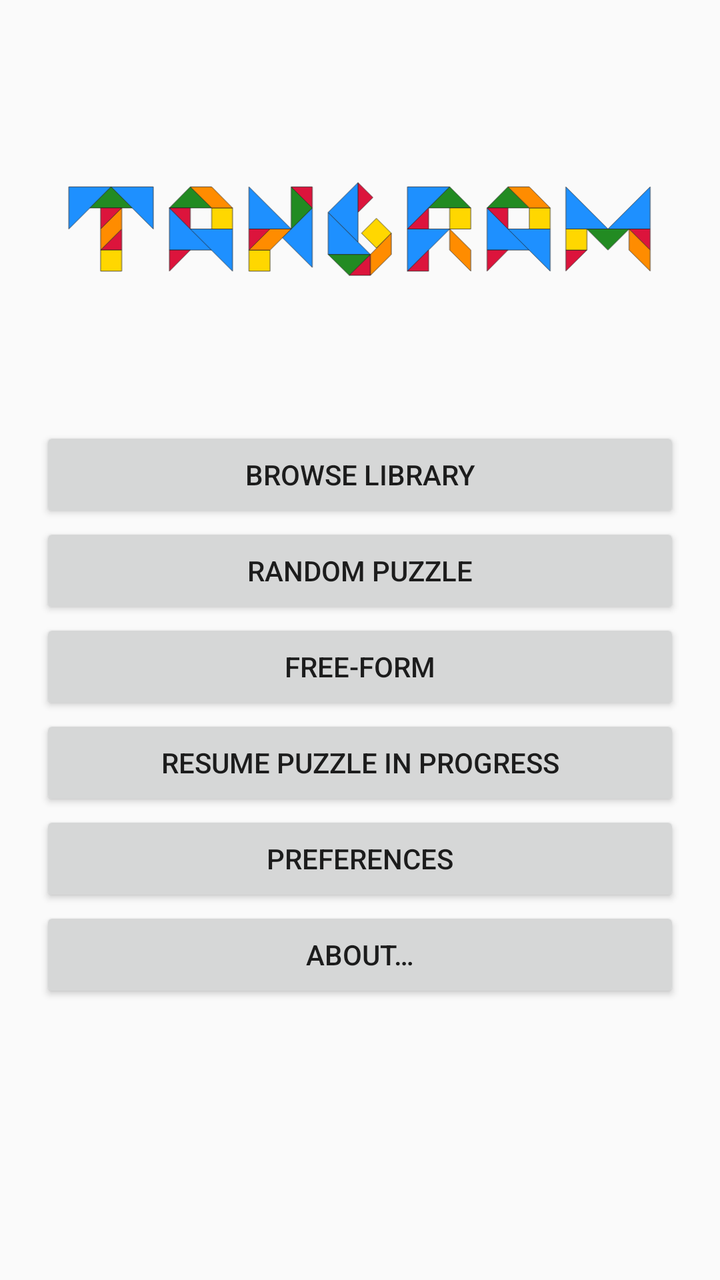
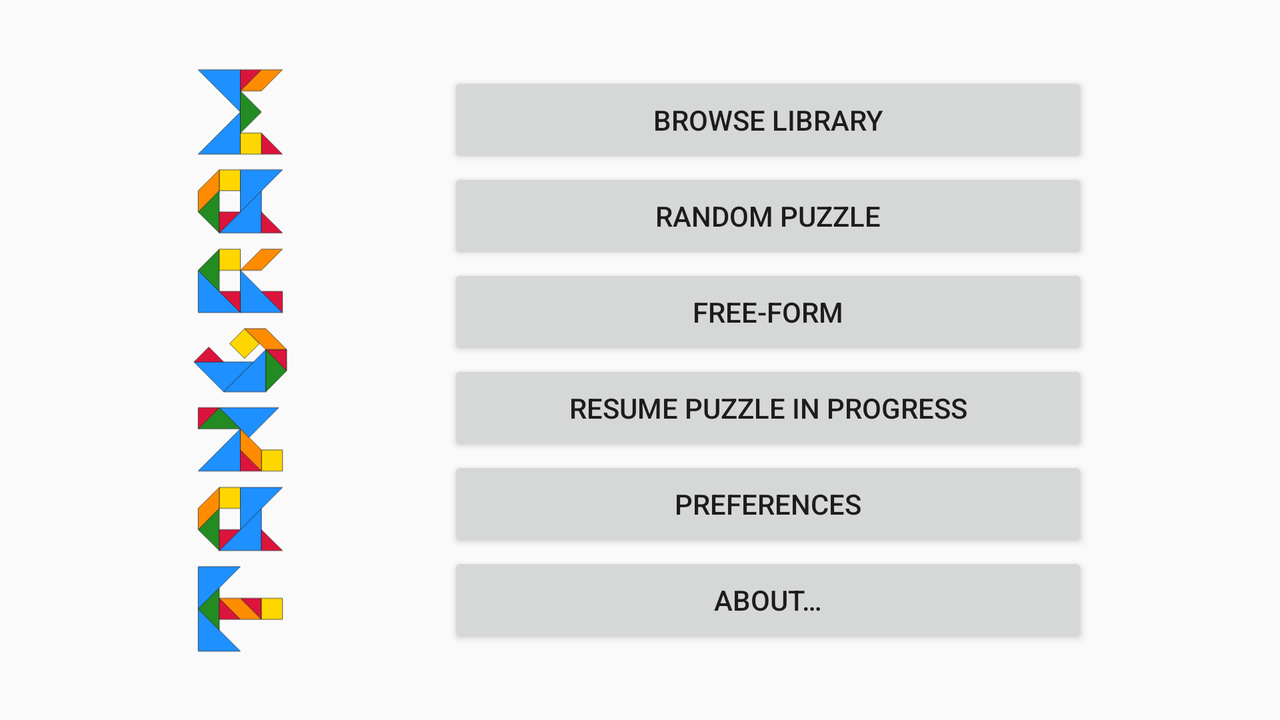

An Android layout and its configuration variant, each rendered on a device that would load it. The default file and the variant file are quoted in full after the pictures.
<!-- AndroidManifest.xml: application theme Theme.Tangram -->
<!-- res/layout/activity_main.xml -->
<?xml version="1.0" encoding="utf-8"?>
<androidx.constraintlayout.widget.ConstraintLayout
    xmlns:android="http://schemas.android.com/apk/res/android"
    xmlns:app="http://schemas.android.com/apk/res-auto"
    android:layout_width="match_parent"
    android:layout_height="match_parent"
    android:padding="16dp">

    
    <ImageView
        android:id="@+id/app_title"
        android:layout_width="0dp"
        android:layout_height="wrap_content"
        android:adjustViewBounds="true"
        android:src="@drawable/title"
        android:contentDescription="@string/TitleTooltip"
        app:layout_constraintWidth_max="320dp"
        app:layout_constraintWidth_percent="0.9"
        app:layout_constraintStart_toStartOf="parent"
        app:layout_constraintEnd_toEndOf="parent"
        app:layout_constraintTop_toTopOf="parent"
        app:layout_constraintBottom_toTopOf="@id/buttons_view" />

    <ScrollView
        android:id="@+id/buttons_view"
        android:layout_width="0dp"
        android:layout_height="wrap_content"
        app:layout_constraintBottom_toBottomOf="parent"
        app:layout_constraintEnd_toEndOf="parent"
        app:layout_constraintStart_toStartOf="parent"
        app:layout_constraintTop_toTopOf="@id/app_title"
        app:layout_constraintWidth_max="320dp">

        <LinearLayout
            android:layout_width="match_parent"
            android:layout_height="wrap_content"
            android:orientation="vertical">
            
            <Button
                android:id="@+id/MainButtonLibrary"
                android:layout_width="match_parent"
                android:layout_height="wrap_content"
                android:text="@string/MenuLibrary" />

            
            <Button
                android:id="@+id/MainButtonRandom"
                android:layout_width="match_parent"
                android:layout_height="wrap_content"
                android:text="@string/MenuRandom" />

            
            <Button
                android:id="@+id/MainButtonSketch"
                android:layout_width="match_parent"
                android:layout_height="wrap_content"
                android:text="@string/MenuSketch" />

            
            <Button
                android:id="@+id/MainButtonResume"
                android:layout_width="match_parent"
                android:layout_height="wrap_content"
                android:text="@string/MenuResume" />

            
            <Button
                android:id="@+id/MainButtonPreferences"
                android:layout_width="match_parent"
                android:layout_height="wrap_content"
                android:text="@string/MenuPreferences" />

            
            <Button
                android:id="@+id/MainButtonAbout"
                android:layout_width="match_parent"
                android:layout_height="wrap_content"
                android:text="@string/MenuAbout" />
        </LinearLayout>
    </ScrollView>
</androidx.constraintlayout.widget.ConstraintLayout>
<!-- resources referenced by this layout -->
<resources>
  <!-- drawable title: vector/xml drawable (drawable, 15220 chars, omitted) -->
  <string name="MenuAbout">About…</string>
  <string name="MenuLibrary">Browse Library</string>
  <string name="MenuPreferences">Preferences</string>
  <string name="MenuRandom">Random Puzzle</string>
  <string name="MenuResume">Resume Puzzle In Progress</string>
  <string name="MenuSketch">Free-form</string>
  <string name="TitleTooltip">Tangram</string>
  <style name="Theme.Tangram" parent="Theme.AppCompat.DayNight.NoActionBar">
          
          <item name="android:windowLayoutInDisplayCutoutMode" tools:ignore="UnusedAttribute" tools:targetApi="27">shortEdges</item>
  
          
          <item name="tangramOutlineWidth">1</item>
          <item name="tableOutlineWidth">1dp</item>
          <item name="tangramOutlineColor">@color/foreground</item>
          <item name="tangramSmallTriangleColor">@color/crimson</item>
          <item name="tangramSquareColor">@color/gold</item>
          <item name="tangramParallelogramColor">@color/dark_orange</item>
          <item name="tangramMediumTriangleColor">@color/forest_green</item>
          <item name="tangramLargeTriangleColor">@color/dodger_blue</item>
      </style>
  <color name="foreground">@color/gray13</color>
  <color name="crimson">#FFDC143C</color>
  <color name="gold">#FFFFD700</color>
  <color name="dark_orange">#FFFF8C00</color>
  <color name="forest_green">#FF228B22</color>
  <color name="dodger_blue">#FF1E90FF</color>
  <color name="gray13">#FF212121</color>
</resources>
<!-- res/layout-land/activity_main.xml (the repository's variant of the layout above) -->
<!-- drawn on the phone turned sideways -->
<?xml version="1.0" encoding="utf-8"?>
<androidx.constraintlayout.widget.ConstraintLayout
    xmlns:android="http://schemas.android.com/apk/res/android"
    xmlns:app="http://schemas.android.com/apk/res-auto"
    android:layout_width="match_parent"
    android:layout_height="match_parent"
    android:padding="16dp"
    android:fillViewport="true">

    
        <ImageView
            android:id="@+id/app_title"
            android:layout_width="wrap_content"
            android:layout_height="0dp"
            android:adjustViewBounds="true"
            android:src="@drawable/title_rotated"
            android:contentDescription="@string/TitleTooltip"
            app:layout_constraintHeight_max="320dp"
            app:layout_constraintHeight_percent="0.9"
            app:layout_constraintTop_toTopOf="parent"
            app:layout_constraintBottom_toBottomOf="parent"
            app:layout_constraintStart_toStartOf="parent"
            app:layout_constraintEnd_toStartOf="@id/buttons_view"/>

    <ScrollView
        android:id="@+id/buttons_view"
        android:layout_width="0dp"
        android:layout_height="wrap_content"
        app:layout_constraintWidth_max="320dp"
        app:layout_constraintBottom_toBottomOf="parent"
        app:layout_constraintEnd_toEndOf="parent"
        app:layout_constraintLeft_toRightOf="@id/app_title"
        app:layout_constraintStart_toEndOf="@+id/app_title"
        app:layout_constraintTop_toTopOf="parent">

        <LinearLayout
            android:layout_width="match_parent"
            android:layout_height="wrap_content"
            android:orientation="vertical">
            
            <Button
                android:id="@+id/MainButtonLibrary"
                android:layout_width="match_parent"
                android:layout_height="wrap_content"
                android:text="@string/MenuLibrary" />

            
            <Button
                android:id="@+id/MainButtonRandom"
                android:layout_width="match_parent"
                android:layout_height="wrap_content"
                android:text="@string/MenuRandom" />

            
            <Button
                android:id="@+id/MainButtonSketch"
                android:layout_width="match_parent"
                android:layout_height="wrap_content"
                android:text="@string/MenuSketch" />

            
            <Button
                android:id="@+id/MainButtonResume"
                android:layout_width="match_parent"
                android:layout_height="wrap_content"
                android:text="@string/MenuResume" />

            
            <Button
                android:id="@+id/MainButtonPreferences"
                android:layout_width="match_parent"
                android:layout_height="wrap_content"
                android:text="@string/MenuPreferences" />

            
            <Button
                android:id="@+id/MainButtonAbout"
                android:layout_width="match_parent"
                android:layout_height="wrap_content"
                android:text="@string/MenuAbout" />
        </LinearLayout>
    </ScrollView>
</androidx.constraintlayout.widget.ConstraintLayout>
<!-- resources referenced by the variant -->
<!-- as the phone turned sideways resolves them -->
<resources>
  <!-- drawable title_rotated: vector/xml drawable (drawable, 15919 chars, omitted) -->
  <string name="MenuAbout">About…</string>
  <string name="MenuLibrary">Browse Library</string>
  <string name="MenuPreferences">Preferences</string>
  <string name="MenuRandom">Random Puzzle</string>
  <string name="MenuResume">Resume Puzzle In Progress</string>
  <string name="MenuSketch">Free-form</string>
  <string name="TitleTooltip">Tangram</string>
  <style name="Theme.Tangram" parent="Theme.AppCompat.DayNight.NoActionBar">
          
          <item name="android:windowLayoutInDisplayCutoutMode" tools:ignore="UnusedAttribute" tools:targetApi="27">shortEdges</item>
  
          
          <item name="tangramOutlineWidth">1</item>
          <item name="tableOutlineWidth">1dp</item>
          <item name="tangramOutlineColor">@color/foreground</item>
          <item name="tangramSmallTriangleColor">@color/crimson</item>
          <item name="tangramSquareColor">@color/gold</item>
          <item name="tangramParallelogramColor">@color/dark_orange</item>
          <item name="tangramMediumTriangleColor">@color/forest_green</item>
          <item name="tangramLargeTriangleColor">@color/dodger_blue</item>
      </style>
  <color name="foreground">@color/gray13</color>
  <color name="crimson">#FFDC143C</color>
  <color name="gold">#FFFFD700</color>
  <color name="dark_orange">#FFFF8C00</color>
  <color name="forest_green">#FF228B22</color>
  <color name="dodger_blue">#FF1E90FF</color>
  <color name="gray13">#FF212121</color>
</resources>
